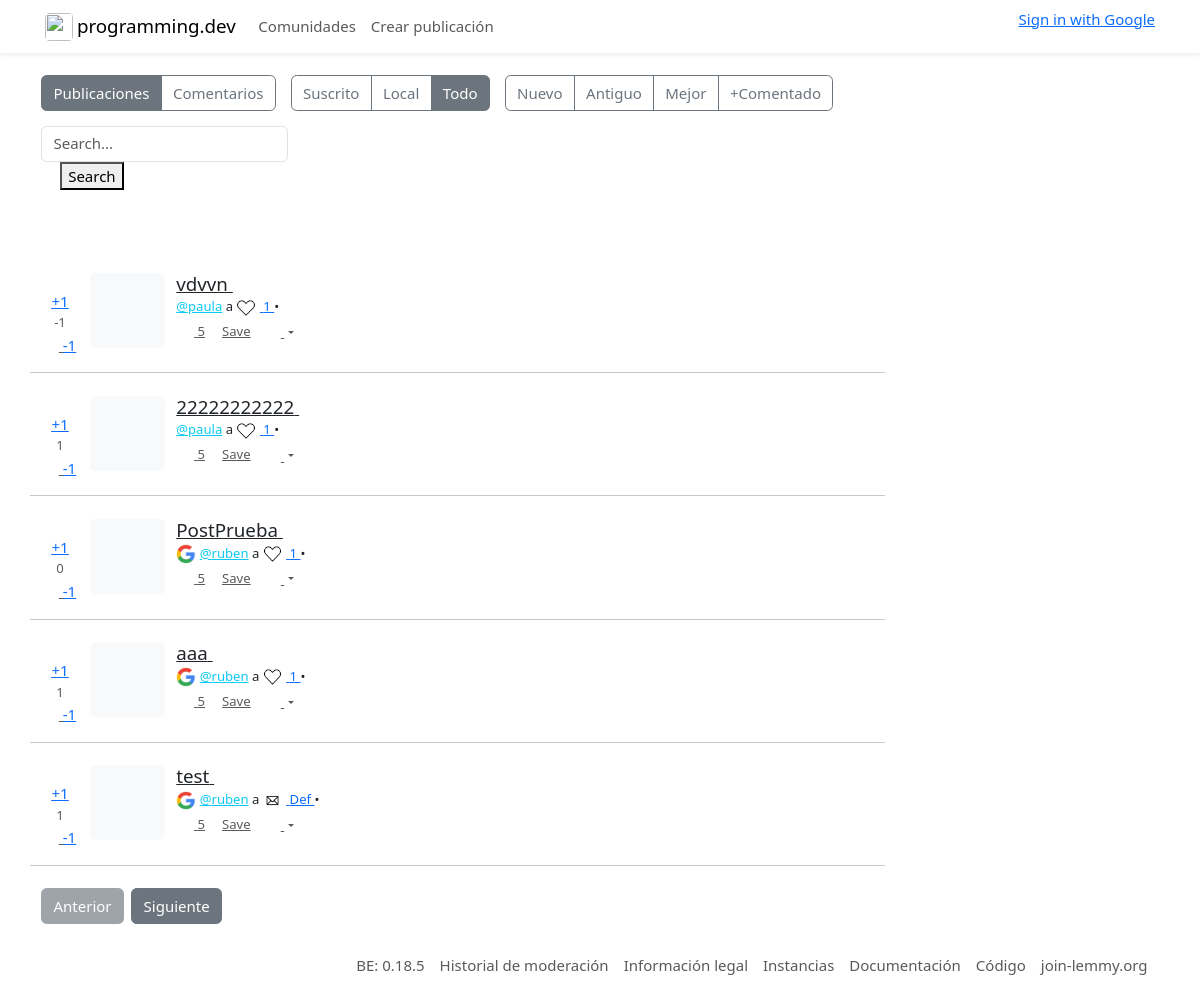
The page / on the database its author committed.
### pdclone/models.py (models this page shows)
class Post(models.Model):
    id = models.AutoField(primary_key=True)
    title = models.CharField(max_length=30)
    author = models.ForeignKey(CustomUser, on_delete=models.CASCADE, default="", related_name="posts")
    body = models.CharField(max_length=1000)
    url = models.URLField(blank=True)
    community = models.ForeignKey(Community, on_delete=models.CASCADE, default="", related_name="posts")
    points = models.IntegerField(default=1)
    created_date = models.DateTimeField(auto_now_add=True, editable=False)
    savedBy = models.ManyToManyField(CustomUser)

class CustomUser(models.Model):
    username = models.CharField(max_length=30, null=True)
    name = models.CharField(max_length=30, null=True)
    banner = models.ImageField(null=True, blank=True)
    avatar = models.ImageField(null=True, blank=True)
    created_date = models.DateTimeField(default=now, editable=False)
    description = models.CharField(default=" ", max_length=1000)

class Community(models.Model):
    id = models.CharField(max_length=30, primary_key=True)
    name = models.CharField(max_length=30, null=True, blank=True)
    banner = models.ImageField(null=True, blank=True)
    avatar = models.ImageField(null=True, blank=True)
    subscribers = models.ManyToManyField(CustomUser)

### pdclone/views.py (the view)
# urls.py: path('', views.posts, name='posts'),
def posts(request):
    queryset = request.GET.get("buscar")
    if queryset: posts = Post.objects.filter(title__contains= queryset)
    else:
        posts = Post.objects.all()
    context = {'posts':posts}
    return render(request, 'posts.html', context)

### pdclone/templates/posts.html (shortened to what this page needs)
{% extends "navigation.html" %}
{% block content %}
        <div class="mt-4 p-0 fl-1">
            <div tabindex="-1">
                <div class="home container-lg">
                    <div class="row">
                        <main class="col-12 col-md-8 col-lg-9" role="main">
<div class="main-content-wrapper">
    <div>
        <div class="row align-items-center mb-3 g-3">
            <div class="col-auto">
                <div class="data-type-select btn-group btn-group-toggle flex-wrap" role="group">
                    <a href="/" class="btn btn-outline-secondary active">Publicaciones</a>
                    <a href="/comments" class="btn btn-outline-secondary">Comentarios</a>
                </div>
            </div>
            <div class="col-auto">
                <div class="listing-type-select btn-group btn-group-toggle flex-wrap" role="group">
                    <a href="{% url 'post_subscrit' 'suscrito' %}" class="btn btn-outline-secondary pointer">Suscrito</a>
                    <a href="/" class="btn btn-outline-secondary ">Local</a>
                    <a href="/" class="btn btn-outline-secondary active">Todo</a>
                </div>
            </div>
            <div class="col-auto">
                <div class="listing-type-select btn-group btn-group-toggle flex-wrap" role="group">
                    <a href="{% url 'order_post' '-created_date' %}" class="btn btn-outline-secondary">Nuevo</a>
                    <a href="{% url 'order_post' 'created_date' %}" class="btn btn-outline-secondary">Antiguo</a>
                    <a href="{% url 'order_post' '-points' %}" class="btn btn-outline-secondary">Mejor</a>
                    <a href="{% url 'order_post' 'coments' %}" class="btn btn-outline-secondary">+Comentado</a>
                </div>
            </div>
            <div class="col-auto">
                <div class="listing-type-select btn-group btn-group-toggle flex-wrap" role="group">
                <form method="get">
                    <div id="custom-search-input">
                        <input type="text" class="form-control" placeholder="Search..." name= "buscar">
                        <span class="input-group-list">
                            <i class="icon icon-search"></i>
                            <button type="submit" class="boton btn-success">Search</button>
                        </span>
                    </div>
                </div>
        </div>
                <a class="sort-select-icon text-muted"
                    href="https://join-lemmy.org/docs/en/users/03-votes-and-ranking.html" rel="noopener nofollow"
                    title="ayuda de ordenación"><svg class="icon icon-inline">
                        <use xlink:href="/static/68330f7/assets/symbols.svg#icon-help-circle"></use>
                        <div class="visually-hidden">
                            <title>help-circle</title>
                        </div>
                    </svg>
                </a>
            </div>
            <div class="col-auto ps-0">
                <a href="/feeds/local.xml?sort=Active" rel="noopener nofollow" title="RSS">
                    <svg class="icon text-muted small">
                        <use xlink:href="/static/68330f7/assets/symbols.svg#icon-rss">
                        </use>
                        <div class="visually-hidden">
                            <title>rss
                            </title>
                        </div>
                    </svg>
                </a>
            </div>
        </div>
        <div class="post-listings">
    {% for post in posts %}
        <div class="d-none d-sm-block">
            <article class="row post-container">
                <div class="col flex-grow-0">
                    <div class="vote-bar small text-center">
                        <button class="btn-animate btn btn-link p-0 text-muted" type="button" data-tippy-content="Voto positivo" aria-label="Voto positivo" aria-pressed="false">
                            <svg class="icon upvote"><use xlink:href="/static/68330f7/assets/symbols.svg#icon-arrow-up1"></use>
                                <div class="visually-hidden"><title>arrow-up1</title></div>
                            </svg>
                            <a href="{% url 'upvote' post.id 'posts'%}">+1</a>
                        </button>
                        <div class="unselectable pointer text-muted post-score" data-tippy-content="6 puntos • 8 votos positivos • 2 votos negativos">{{post.points}}</div>
                        <button class="btn-animate btn btn-link p-0 text-muted" type="button" data-tippy-content="Voto negativo" aria-label="Voto negativo" aria-pressed="false">
                            <svg class="icon downvote"><use xlink:href="/static/68330f7/assets/symbols.svg#icon-arrow-down1"></use>
                                <div class="visually-hidden"><title>arrow-down1</title></div>
                            </svg>
                            <a href="{% url 'downvote' post.id 'posts'%}">-1</a>
                        </button>
                    </div>
                </div>
                <div class="col flex-grow-1">
                    <article class="row">
                        <div class="col flex-grow-0 px-0"><div>
                            <a class="text-body" title="Comentarios" href="/post/4373842">
                                <div class="thumbnail rounded bg-light d-flex justify-content-center">
                                    <svg class="icon d-flex align-items-center"><use xlink:href="/static/68330f7/assets/symbols.svg#icon-message-square"></use>
                                        <div class="visually-hidden"><title>message-square</title></div>
                                    </svg>
                                </div>
                            </a>
                        </div>
                    </div>
                    <div class="col flex-grow-1">
                        <div class="post-title">
                            <h1 class="h5 d-inline text-break">
                                <a class="d-inline link-dark" title="Comentarios" href="{% url 'single_post' post.id %}">
                                    <span class="d-inline">{{post.title}}</span>
                                </a>
                            </h1>
                            <button class="btn btn-sm btn-link link-dark link-opacity-75 link-opacity-100-hover py-0 align-baseline" type="button">
                                <svg class="icon icon-inline"><use xlink:href="/static/68330f7/assets/symbols.svg#icon-plus-square"></use>
                                    <div class="visually-hidden"><title>plus-square</title></div>
                                </svg>
                            </button>
                        </div>
                        <div class="small mb-1 mb-md-0">
                            <a class="person-listing d-inline-flex align-items-baseline text-info" title="@{{post.author.username}}" href="/u/{{post.author.username}}/resumen/-created_date">
                                <picture>
                                    {% if post.author.avatar is not None and post.author.avatar %}
                                    <img class="overflow-hidden pictrs-image object-fit-cover img-icon me-1" src="{{post.author.avatar.url}}" alt="" title="" loading="lazy">
                                    {% endif %}
                                </picture>
                                <span>@{{post.author.username}}</span>
                            </a> a
                            <a class="community-link " title="!{{post.community.id}}" href="c/{{post.community.id}}/posts/created_date">
                                <picture>
                                    {% if post.community.avatar is not None and post.community.avatar %}
                                    <img class="overflow-hidden pictrs-image object-fit-cover img-icon me-1" src="{{post.community.avatar.url}}" alt="" title="" loading="lazy">
                                    {% endif %}
                                </picture>
                                <span class="overflow-wrap-anywhere">{{post.community.name}}</span>
                            </a> •
                            <span class="moment-time fst-italic pointer unselectable" data-tippy-content="Creado: sábado, 14 de octubre de 2023 a las 17:47:37 GMT+02:00 Modificado sábado, 14 de octubre de 2023 a las 17:47:54 GMT+02:00">
                                <svg class="icon icon-inline me-1"><use xlink:href="/static/68330f7/assets/symbols.svg#icon-edit-2"></use>
                                    <div class="visually-hidden"><title>edit-2</title></div>
                                </svg>
                            </span>
                        </div>
                        <div class="d-flex align-items-center justify-content-start flex-wrap text-muted">
                            <a class="btn btn-link btn-sm text-muted ps-0" title="5 Comentarios" data-tippy-content="5 Comentarios">
                                <svg class="icon me-1 icon-inline">
                                    <div class="visually-hidden">
                                        <title>message-square</title>
                                    </div>
                                </svg>5
                            </a>
                        {% if post.savedBy.exists %}
                            {% for saved_user in post.savedBy.all %}
                                    {% if saved_user.username == user.username %}
                                        <a class="btn btn-link btn-animate text-muted btn-sm" title="Save" href="{% url 'savepost' id=post.id %}?next={{request.path}}">
                                            Unsave
                                        </a>
                                    {% else %}
                                        <a class="btn btn-link btn-animate text-muted btn-sm" title="Save" href="{% url 'savepost' id=post.id %}?next={{request.path}}">
                                            Save
                                        </a>
                                    {% endif %}
                            {% endfor %}
                        {% else %}
                            <a class="btn btn-link btn-animate text-muted btn-sm" title="Save" href="{% url 'savepost' id=post.id %}?next={{request.path}}">
                                Save
                            </a>
                        {% endif %}
                            <div class="dropdown"><button class="btn btn-sm btn-link btn-animate text-muted py-0 dropdown-toggle" data-tippy-content="más" data-bs-toggle="dropdown" aria-expanded="false" aria-controls="advancedButtonsDropdown4373842" aria-label="más">
                                <svg class="icon icon-inline">
                                    <use xlink:href="/static/68330f7/assets/symbols.svg#icon-more-vertical"></use>
                                    <div class="visually-hidden"><title>more-vertical</title></div>
                                </svg>
                            </button>
                        </div>
                    </div>
                </div>
            </article>
        </div>
        <hr class="my-3">
    {% endfor %}
</div>
<div class="paginator my-2"><button class="btn btn-secondary me-2" disabled="">Anterior</button><button class="btn btn-secondary">Siguiente</button></div></div></div></main>
</div></div></div></div><footer class="app-footer container-lg navbar navbar-expand-md navbar-light navbar-bg p-3"><div class="navbar-collapse"><ul class="navbar-nav ms-auto"><li class="nav-item"><span class="nav-link">BE: 0.18.5</span></li><li class="nav-item"><a class="nav-link" href="/modlog">Historial de moderación</a></li><li class="nav-item"><a class="nav-link" href="/legal">Información legal</a></li><li class="nav-item"><a class="nav-link" href="/instances">Instancias</a></li><li class="nav-item"><a class="nav-link" href="https://join-lemmy.org/docs/en/index.html">Documentación</a></li><li class="nav-item"><a class="nav-link" href="https://github.com/LemmyNet">Código</a></li><li class="nav-item"><a class="nav-link" href="https://join-lemmy.org">join-lemmy.org</a></li></ul></div></footer></div></div>
<link href="https://cdn.jsdelivr.net/npm/bootstrap@5.5.0/dist/css/bootstrap.min.css" rel="stylesheet">
  </body></html>
{% endblock %}

### rows shown on the page
Post: points "-1", title "vdvvn", author.username "paula", community.avatar (picture), community.name "1"
Post: points "1", title "22222222222", author.username "paula", community.avatar (picture), community.name "1"
Post: points "0", title "PostPrueba", author.avatar (picture), author.username "ruben", community.avatar (picture), community.name "1"
Post: points "1", title "aaa", author.avatar (picture), author.username "ruben", community.avatar (picture), community.name "1"
Post: points "1", title "test", author.avatar (picture), author.username "ruben", community.avatar (picture), community.name "Def"
